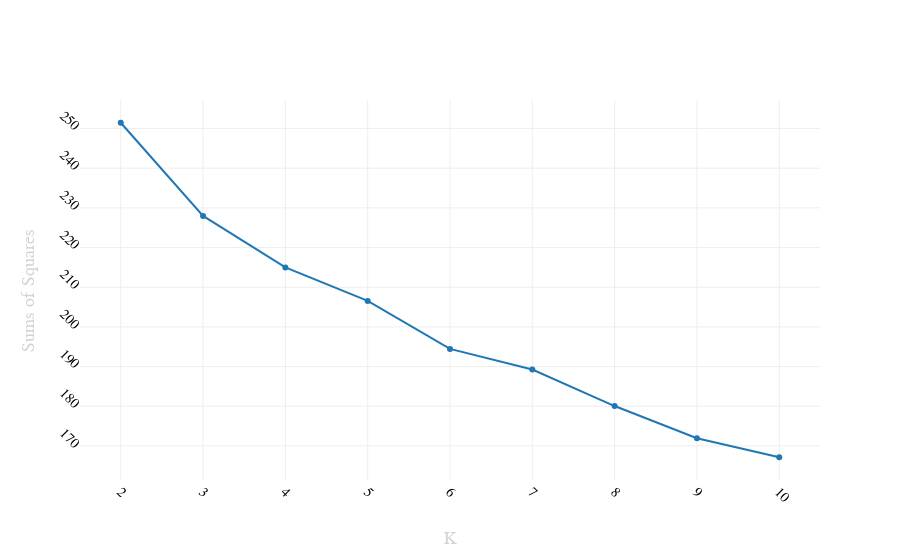

Source (notebook cell):
### Code cell
# Create random data with numpy
X_matrix=np.matrix(pivot_transactions)
K=list(range(2,11))
y=[]
for i in K:
    kmeans=KMeans(n_clusters=i, random_state=1, init='k-means++')
    kmeans.fit(X_matrix)
    labels=kmeans.labels_
    y.append(kmeans.inertia_)
    
# Create a trace
trace = go.Scatter(x = K, y = y)

data = [trace]
layout = go.Layout(
    xaxis=dict(
        title='K',
        titlefont=dict(
            family='Arial, sans-serif',
            size=18,
            color='lightgrey'
        ),
        showticklabels=True,
        tickangle=45,
        tickfont=dict(
            family='Old Standard TT, serif',
            size=14,
            color='black'
        ),
        exponentformat='e',
        showexponent='all'
    ),
    yaxis=dict(
        title='Sums of Squares',
        titlefont=dict(
            family='Arial, sans-serif',
            size=18,
            color='lightgrey'
        ),
        showticklabels=True,
        tickangle=45,
        tickfont=dict(
            family='Old Standard TT, serif',
            size=14,
            color='black'
        ),
        exponentformat='e',
        showexponent='all'
    )
)
fig = go.Figure(data=data, layout=layout)
py.iplot(fig)

### Figure 1 — Plotly figure (JSON) as saved in the notebook; plotly's stock layout.template omitted (floating-point values rounded to 4 significant figures)
{"data": [{"type": "scatter", "uid": "f3a414f4-a9ff-4669-bda6-d42b1fa6009c", "x": [2, 3, 4, 5, 6, 7, 8, 9, 10], "y": [251.5, 228.0, 215.0, 206.5, 194.4, 189.3, 180.1, 171.9, 167.1]}], "layout": {"xaxis": {"exponentformat": "e", "showexponent": "all", "showticklabels": true, "tickangle": 45, "tickfont": {"color": "black", "family": "Old Standard TT, serif", "size": 14}, "title": {"font": {"color": "lightgrey", "family": "Arial, sans-serif", "size": 18}, "text": "K"}}, "yaxis": {"exponentformat": "e", "showexponent": "all", "showticklabels": true, "tickangle": 45, "tickfont": {"color": "black", "family": "Old Standard TT, serif", "size": 14}, "title": {"font": {"color": "lightgrey", "family": "Arial, sans-serif", "size": 18}, "text": "Sums of Squares"}}}}
